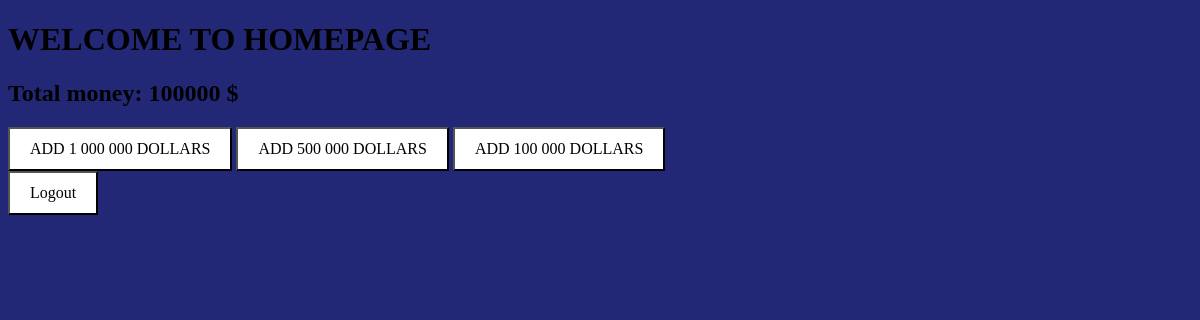
The page /home (signed in) on the database as committed earlier.
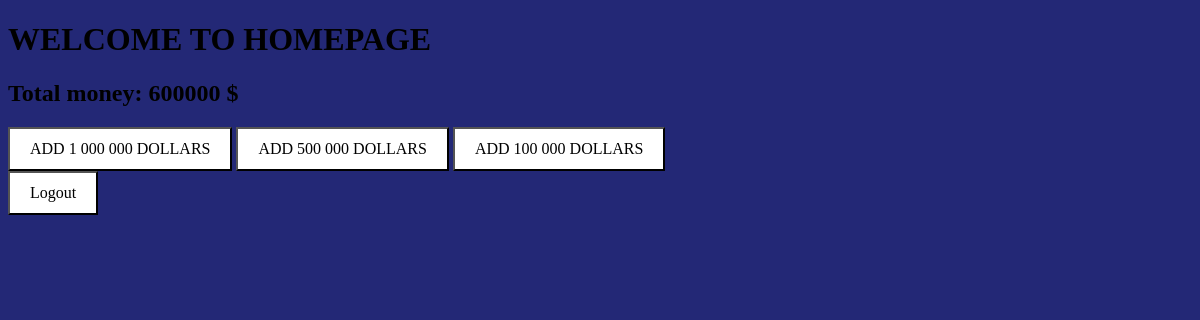
The same page on the database as committed later.
### main.py (models this page shows)
class Bank(db.Model):
    id = db.Column(db.Integer, primary_key=True)
    user_id = db.Column(db.Integer, db.ForeignKey("user.id"), unique=True)
    total = db.Column(db.Integer, default=0)

### main.py (the view)
@app.route("/home", methods=["GET", "POST"])
def home():
    if "user_id" not in session:
        return redirect("/")
    user_id = session["user_id"]
    bank = Bank.query.filter_by(user_id=user_id).first()
    if bank is None:
        bank = Bank(user_id=user_id, total=0)
        db.session.add(bank)
        db.session.commit()
    if request.method == "POST":
        Money = request.form.get("Money")
        if Money in ["1000000", "500000", "100000"]:
            bank.total = bank.total + int(Money)
            db.session.commit()
            return ("/home")
    return render_template("home.html", total=bank.total)

### templates/home.html (shortened to what this page needs)
{% extends 'base.html' %}
{% block body %}
<h1>WELCOME TO HOMEPAGE</h1>
<h2>Total money: {{ total }} $</h2>
<form method="POST" action="/home">
    <button type="submit" name="Money" value="1000000">
        ADD 1 000 000 DOLLARS
    </button>
    <button type="submit" name="Money" value="500000">
        ADD 500 000 DOLLARS
    </button>
    <button type="submit" name="Money" value="100000">
        ADD 100 000 DOLLARS
    </button>
</form>
<form method="GET" action="/">
 <button type="submit" name="Logout" value="delete">Logout</button>
</form>
{% endblock %}

### templates/base.html (shortened to what this page needs)
<!DOCTYPE html>
<html lang="en">
<head>
    <link rel="stylesheet" href="{{ url_for('static', filename='css/main.css') }}">
</head>
<body>
    {% block body %}{% endblock %}
</body>
</html>

### static/css/main.css (style rules this page uses)
body { background-color: rgb(35, 40, 118); }
button { background-color: rgb(255, 255, 255); font-family: 'Times New Roman', Times, serif ; color: black; padding: 11px 20px; text-align: center; display: inline-block; font-size: 16px; }

Rows that differ between the two databases and show on the page:
no longer on this page (row edited): Bank: total "100000"
now on this page (row edited): Bank: total "600000"
